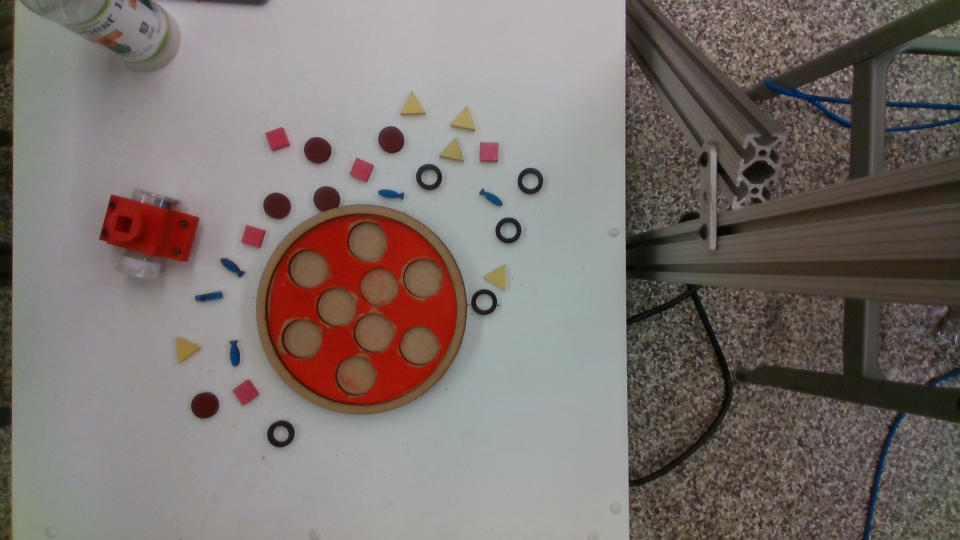
#> input picture modules/images/11_Color.png, 960 x 540 px
$ jupyter execute detect_circles.ipynb
#> lines starting #> are read from the running program, lines starting #| are printed output that depends on the picture; after the words box and inside, x2 and y2 are one past the last pixel; in counts of white or black regions, pixels touching at a corner belong together
[cell 1]
import cv2 as cv
import numpy as np
from matplotlib import pyplot as plt

[cell 2]
img = cv.imread("images/11_Color.png")
#> img is the input picture: shape (540, 960, 3); mean B, G, R 110.4, 114.4, 123.2
width = 10.

[cell 3]
img = cv.resize(img, (1920, 1080))
#> img: shape (1080, 1920, 3)

[cell 4]
def showimg(image, cmap="gray"):
#> called with cmap = 'gray'
    plt.figure(figsize=(width, width*img.shape[0]/img.shape[1]))
    RGB_img = cv.cvtColor(image, cv.COLOR_BGR2RGB)
    plt.imshow(RGB_img, cmap=cmap, aspect='auto')
    plt.show()
showimg(img)

[cell 5]
blur = cv.GaussianBlur(img, (11,11), 0)
showimg(blur)

[cell 6]
# gray = cv.cvtColor(blur, cv.COLOR_BGR2GRAY)
# showimg(gray)

[cell 7]
edges = cv.Canny(blur, 35, 70, apertureSize = 3)
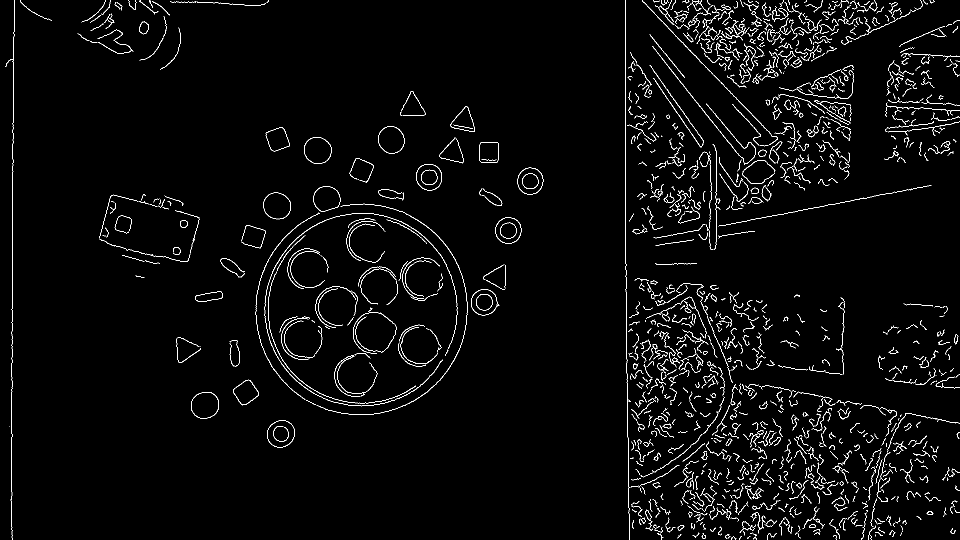
#> edges: shape (1080, 1920) (shown at 1/2 size); 2.6% white in thin lines or dots
showimg(edges)
#> in showimg (call 3), `RGB_img = cv.cvtColor(image, cv.COLOR_BGR2RGB)`: RGB_img: shape (1080, 1920, 3); 2.6% white in thin lines or dots

[cell 8]
img_copy = np.copy(img)
circular_toppings = cv.HoughCircles(edges, cv.HOUGH_GRADIENT, 1, 25, param1=100, param2=25, minRadius=20, maxRadius=32)
#> circular_toppings = [[1015.5, 459.5, 25.7], [1059.5, 361.5, 25.4], [561.5, 867.5, 27.1], [966.5, 604.5, 25.7], [552.5, 411.5, 27.7], [858.5, 352.5, 25.2], [635.5, 300.5, 25.8], [410.5, 809.5, 28], [652.5, 399.5, 26.6], [783.5, 278.5, 26.4]]
if circular_toppings is not None:
    circular_toppings = np.round(circular_toppings[0, :]).astype("int")
#> circular_toppings = [[1016, 460, 26], [1060, 362, 25], [562, 868, 27], [966, 604, 26], [552, 412, 28], [858, 352, 25], [636, 300, 26], [410, 810, 28], [652, 400, 27], [784, 278, 26]]
    circular_toppings= circular_toppings.tolist()
    for (x, y, r) in circular_toppings:
        cv.circle(img_copy, (x, y), r, (0, 255, 0), 4)
#> this loop made 10 passes
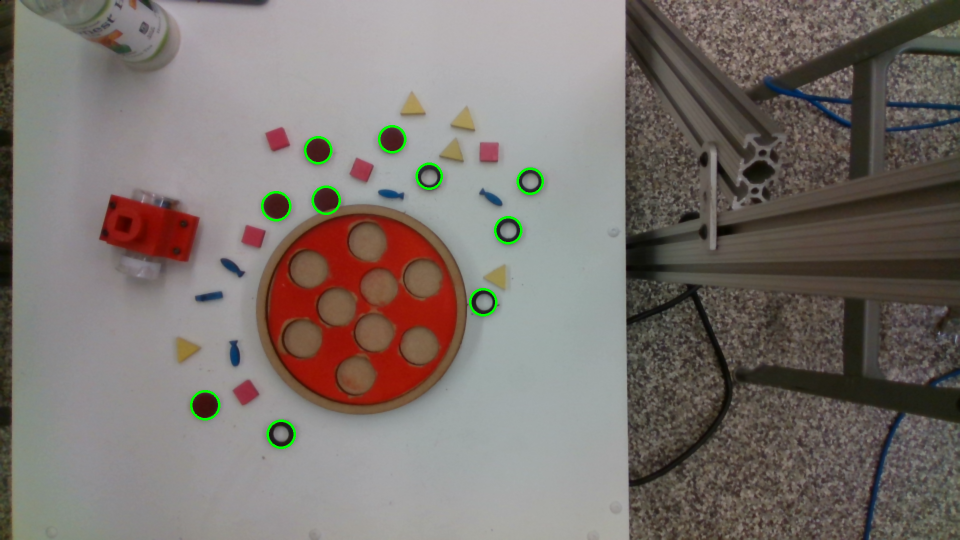
#> img_copy: shape (1080, 1920, 3) (shown at 1/2 size); mean B, G, R 110, 115, 122.8

pizza_inners = cv.HoughCircles(edges, cv.HOUGH_GRADIENT, 1, 25, param1=100, param2=25, minRadius=32, maxRadius=43)
#> pizza_inners = [[672.5, 613.5, 40.2], [614.5, 537.5, 38.9], [601.5, 676.5, 40.2], [843.5, 555.5, 40.2], [835.5, 691.5, 40.2], [746.5, 665.5, 41.3], [734.5, 482.5, 40.2], [710.5, 750.5, 41.3], [758.5, 570.5, 38]]
if pizza_inners is not None:
    pizza_inners = np.round(pizza_inners[0, :]).astype("int")
#> pizza_inners = [[672, 614, 40], [614, 538, 39], [602, 676, 40], [844, 556, 40], [836, 692, 40], [746, 666, 41], [734, 482, 40], [710, 750, 41], [758, 570, 38]]
    for (x, y, r) in pizza_inners:
        cv.circle(img_copy, (x, y), r, (255, 0, 0), 4)
#> this loop made 9 passes
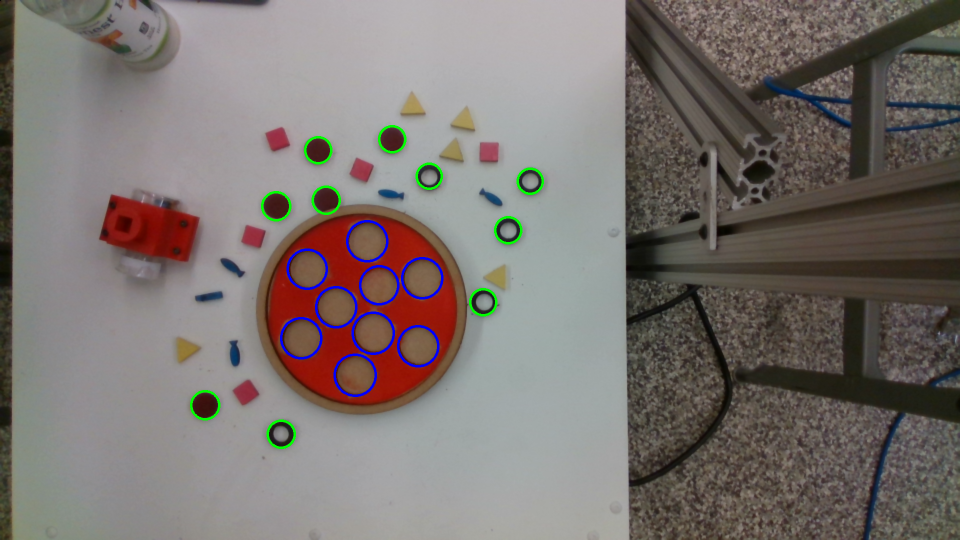
#> img_copy: shape (1080, 1920, 3) (shown at 1/2 size); 0.55% of pixels changed, all inside (x1, y1, x2, y2) = (560, 440, 887, 794)

pizza_outers = cv.HoughCircles(edges, cv.HOUGH_GRADIENT, 1, 25, param1=100, param2=25, minRadius=200, maxRadius=215)
#> pizza_outers = [[722.5, 617.5, 210.9]]
if pizza_outers is not None:
    pizza_outers = np.round(pizza_outers[0, :]).astype("int")
#> pizza_outers = [[722, 618, 211]]
    for (x, y, r) in pizza_outers:
        cv.circle(img_copy, (x, y), r, (0, 0, 255), 4)
#> this loop made 1 pass
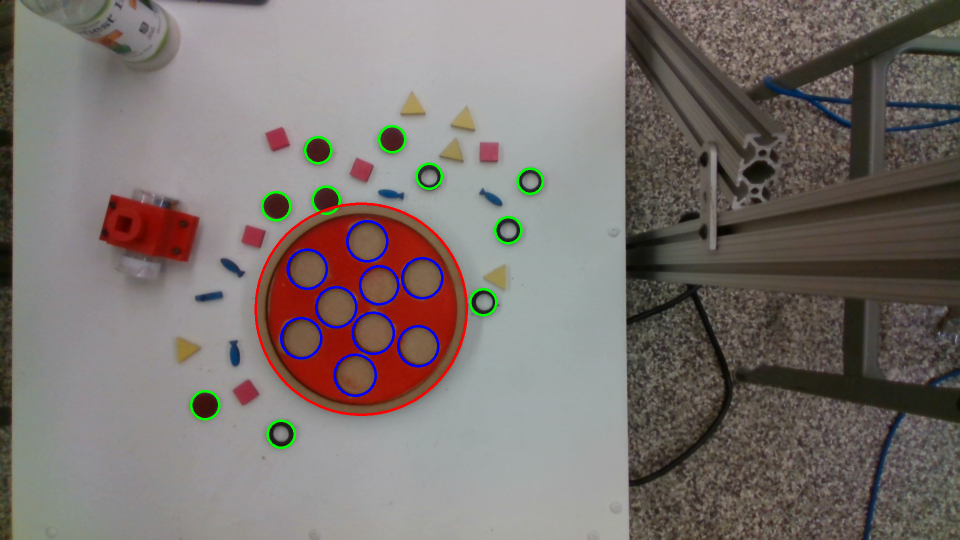
#> img_copy: shape (1080, 1920, 3) (shown at 1/2 size); 0.32% of pixels changed, all inside (x1, y1, x2, y2) = (509, 405, 936, 832)

showimg(img_copy)

$ run again, with modules/images/10_Color.png copied over modules/images/11_Color.png
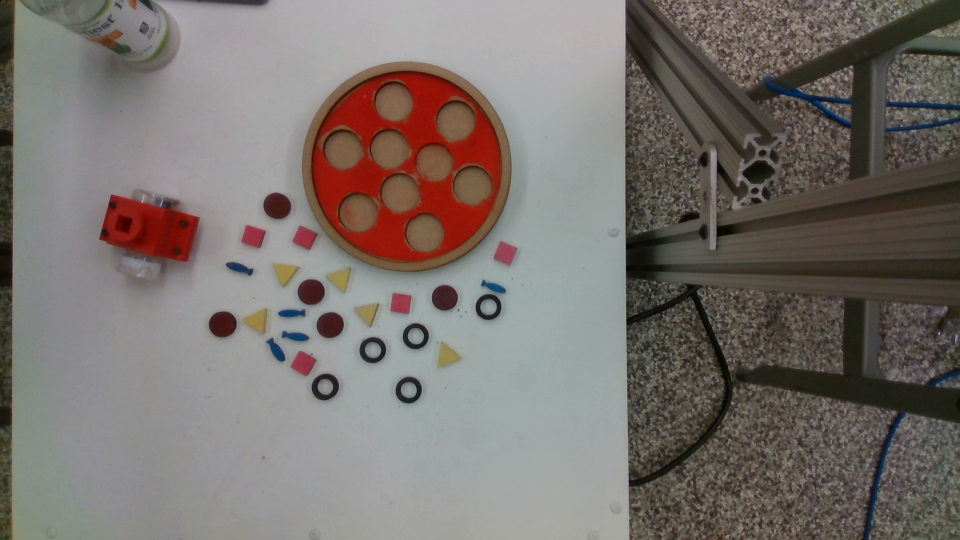
#> input picture modules/images/10_Color.png, 960 x 540 px
#> img is the input picture: shape (540, 960, 3); mean B, G, R 109.4, 114.2, 121.1
#> img: shape (1080, 1920, 3)
#> `edges = cv.Canny(blur, 35, 70, apertureSize = 3)`:
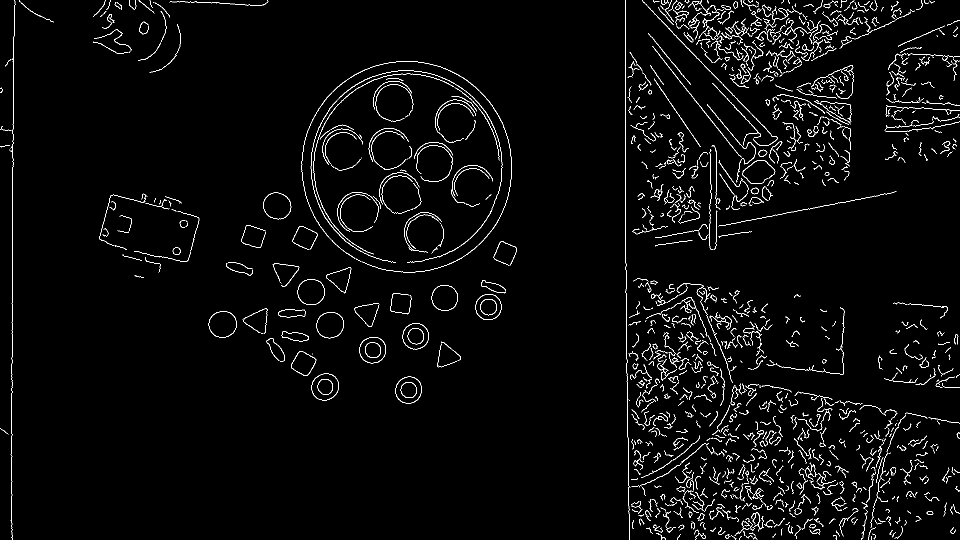
#> edges: shape (1080, 1920) (shown at 1/2 size); 2.6% white in thin lines or dots
#> RGB_img: shape (1080, 1920, 3); 2.6% white in thin lines or dots
#> `circular_toppings = cv.HoughCircles(edges, cv.HOUGH_GRADIENT, 1, 25, p..`: circular_toppings = [[816.5, 779.5, 25.7], [977.5, 614.5, 25.7], [888.5, 596.5, 25.7], [830.5, 672.5, 26.6], [552.5, 411.5, 27.7], [621.5, 583.5, 27.1], [744.5, 700.5, 26.4], [659.5, 648.5, 26.4], [648.5, 773.5, 27.7], [445.5, 650.5, 27.5]]
#> `circular_toppings = np.round(circular_toppings[0, :]).astype("int")`: circular_toppings = [[816, 780, 26], [978, 614, 26], [888, 596, 26], [830, 672, 27], [552, 412, 28], [622, 584, 27], [744, 700, 26], [660, 648, 26], [648, 774, 28], [446, 650, 28]]
#> the loop `for (x, y, r) in circular_toppings:` made 10 passes
#> `pizza_inners = cv.HoughCircles(edges, cv.HOUGH_GRADIENT, 1, 25, param1..`: pizza_inners = [[786.5, 200.5, 40.2], [799.5, 384.5, 40.2], [848.5, 464.5, 39.1], [910.5, 238.5, 40.2], [867.5, 323.5, 38.5], [683.5, 297.5, 40.2], [944.5, 370.5, 41.2], [779.5, 296.5, 40.2], [715.5, 425.5, 36.9]]
#> `pizza_inners = np.round(pizza_inners[0, :]).astype("int")`: pizza_inners = [[786, 200, 40], [800, 384, 40], [848, 464, 39], [910, 238, 40], [868, 324, 38], [684, 298, 40], [944, 370, 41], [780, 296, 40], [716, 426, 37]]
#> the loop `for (x, y, r) in pizza_inners:` made 9 passes
#> `pizza_outers = cv.HoughCircles(edges, cv.HOUGH_GRADIENT, 1, 25, param1..`: pizza_outers = [[813.5, 333.5, 210.6]]
#> `pizza_outers = np.round(pizza_outers[0, :]).astype("int")`: pizza_outers = [[814, 334, 211]]
#> the loop `for (x, y, r) in pizza_outers:` made 1 pass
#> after the loop `for (x, y, r) in pizza_outers:`:
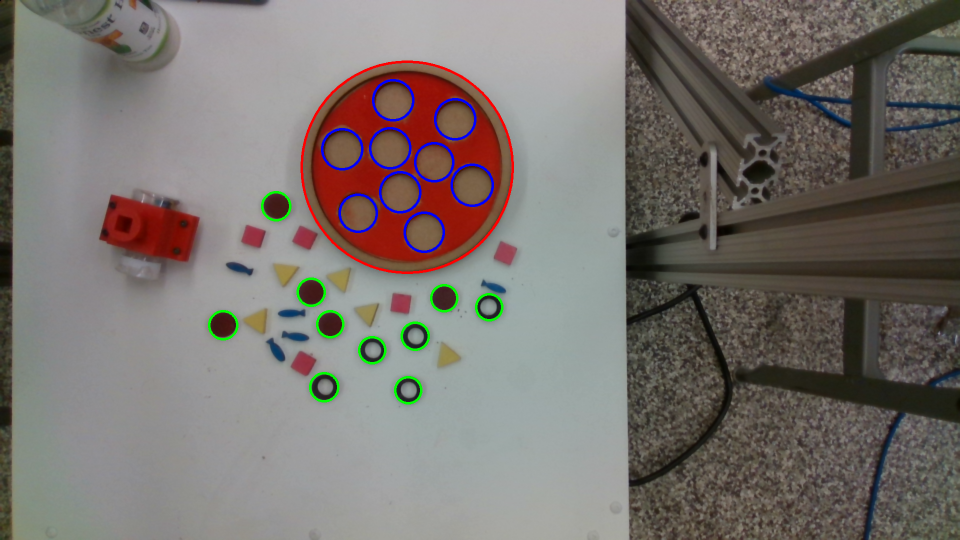
#> img_copy: shape (1080, 1920, 3) (shown at 1/2 size); mean B, G, R 109.8, 114.1, 120.5

$ run again, with modules/images/1_Color.png copied over modules/images/11_Color.png
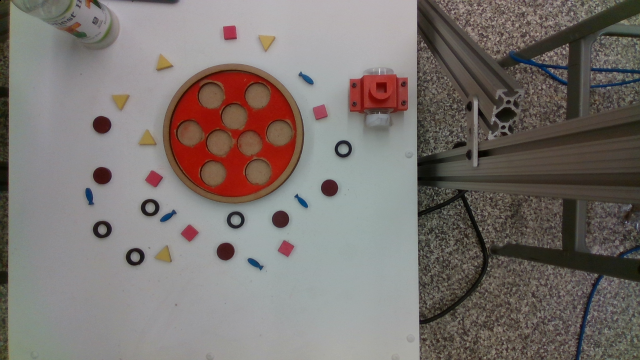
#> input picture modules/images/1_Color.png, 640 x 360 px
#> img is the input picture: shape (360, 640, 3); mean B, G, R 110.4, 114.4, 121.8
#> img: shape (1080, 1920, 3)
#> `edges = cv.Canny(blur, 35, 70, apertureSize = 3)`:
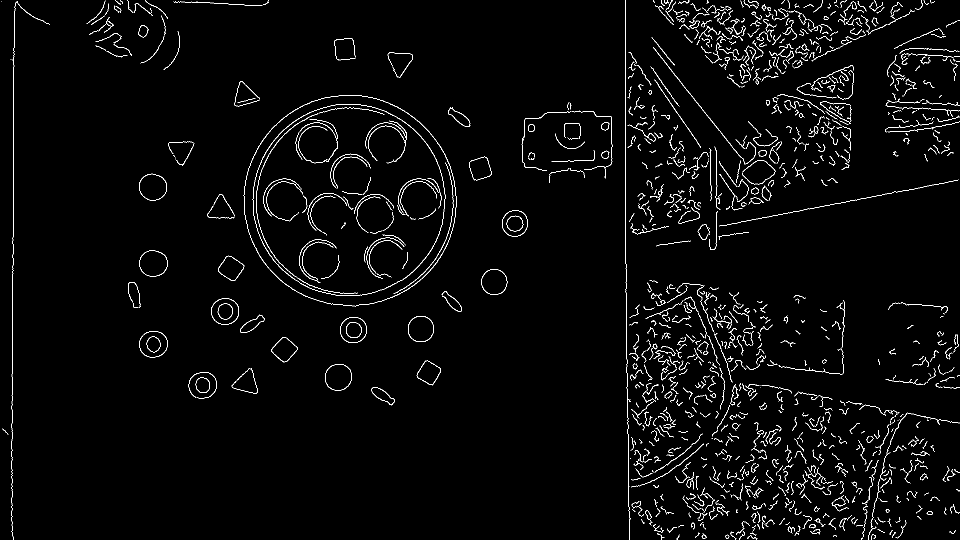
#> edges: shape (1080, 1920) (shown at 1/2 size); 2.4% white in thin lines or dots
#> RGB_img: shape (1080, 1920, 3); 2.4% white in thin lines or dots
#> `circular_toppings = cv.HoughCircles(edges, cv.HOUGH_GRADIENT, 1, 25, p..`: circular_toppings = [[988.5, 562.5, 25.2], [707.5, 659.5, 26.3], [404.5, 770.5, 27.5], [1030.5, 446.5, 25.6], [840.5, 657.5, 25.2], [306.5, 689.5, 27.5], [304.5, 372.5, 27.7], [450.5, 623.5, 26.2], [677.5, 751.5, 25.2]]
#> `circular_toppings = np.round(circular_toppings[0, :]).astype("int")`: circular_toppings = [[988, 562, 25], [708, 660, 26], [404, 770, 28], [1030, 446, 26], [840, 658, 25], [306, 690, 28], [304, 372, 28], [450, 624, 26], [678, 752, 25]]
#> the loop `for (x, y, r) in circular_toppings:` made 9 passes
#> `pizza_inners = cv.HoughCircles(edges, cv.HOUGH_GRADIENT, 1, 25, param1..`: pizza_inners = [[771.5, 284.5, 40.2], [632.5, 284.5, 40.1], [748.5, 427.5, 37.8], [637.5, 519.5, 40.2], [838.5, 400.5, 36.9], [657.5, 427.5, 42.4], [701.5, 346.5, 40.2], [773.5, 516.5, 40.2], [564.5, 398.5, 39.1]]
#> `pizza_inners = np.round(pizza_inners[0, :]).astype("int")`: pizza_inners = [[772, 284, 40], [632, 284, 40], [748, 428, 38], [638, 520, 40], [838, 400, 37], [658, 428, 42], [702, 346, 40], [774, 516, 40], [564, 398, 39]]
#> the loop `for (x, y, r) in pizza_inners:` made 9 passes
#> `pizza_outers = cv.HoughCircles(edges, cv.HOUGH_GRADIENT, 1, 25, param1..`: pizza_outers = [[697.5, 400.5, 208.9], [722.5, 405.5, 208.9]]
#> `pizza_outers = np.round(pizza_outers[0, :]).astype("int")`: pizza_outers = [[698, 400, 209], [722, 406, 209]]
#> the loop `for (x, y, r) in pizza_outers:` made 2 passes
#> after the loop `for (x, y, r) in pizza_outers:`:
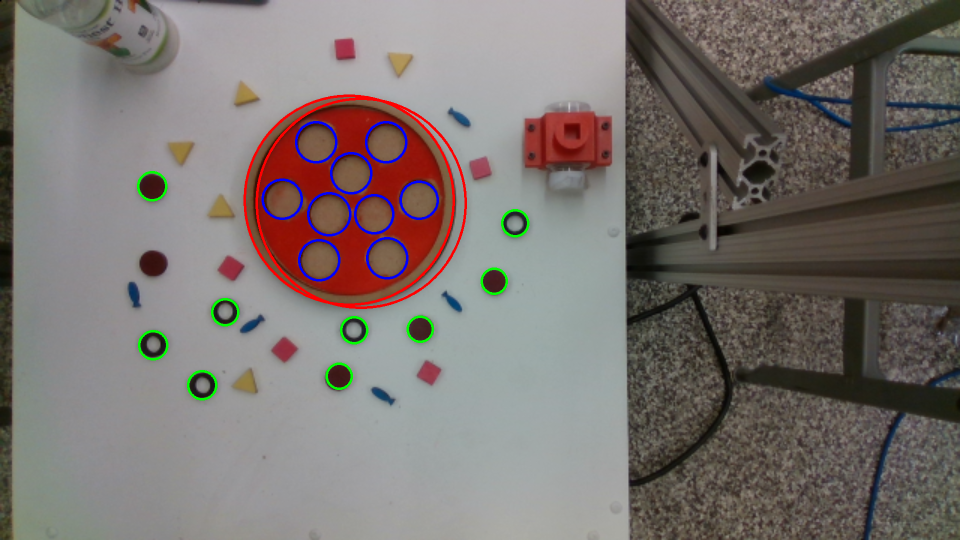
#> img_copy: shape (1080, 1920, 3) (shown at 1/2 size); mean B, G, R 110.6, 114.1, 121.6
